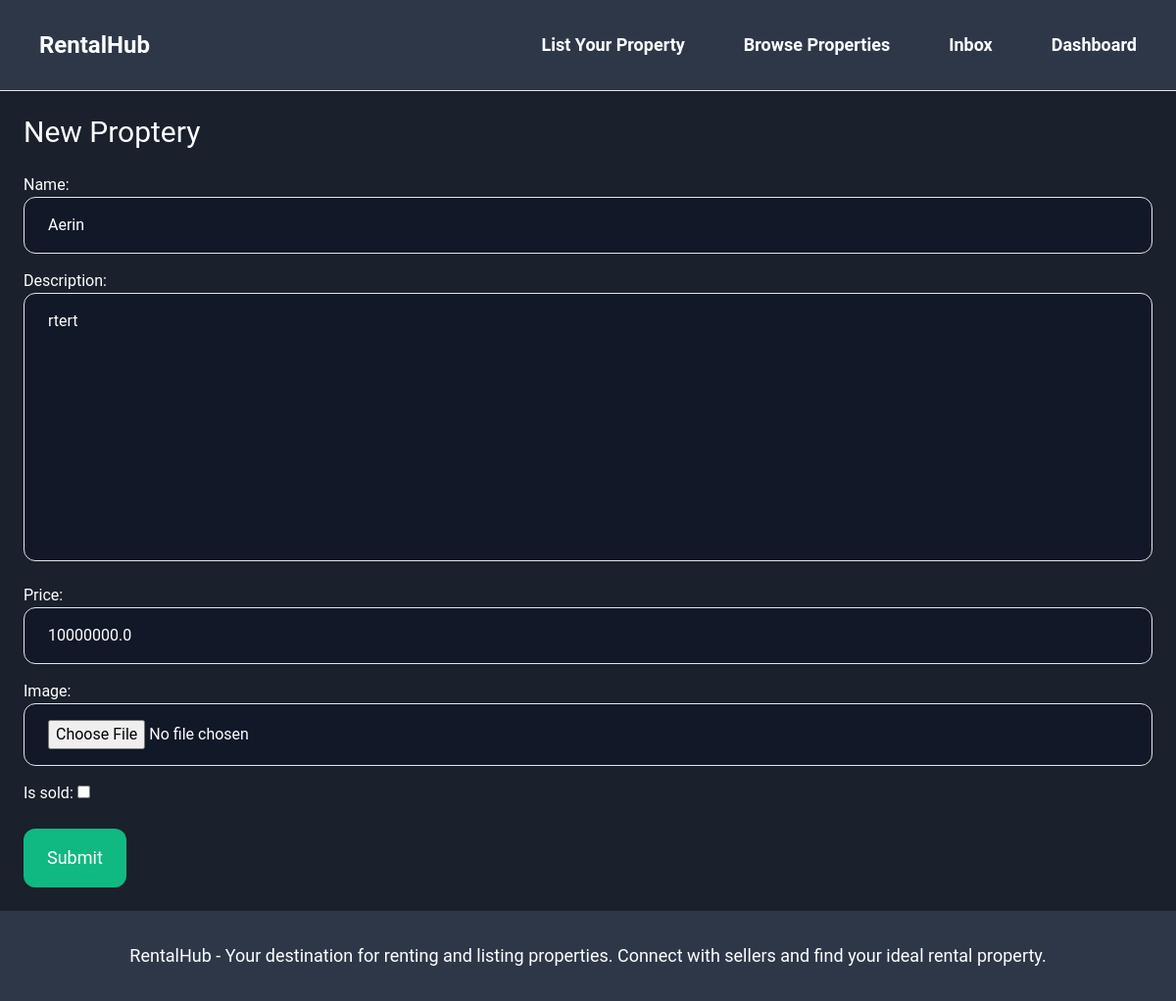
Screenshot of /items/10/edit/ (signed in) with the database file from the repository.
### item/models.py (models this page shows, shortened)
class Item(models.Model) :
    area = models.ForeignKey(Area , related_name = 'items' , on_delete = models.CASCADE)
    name = models.CharField(max_length=255)
    description = models.TextField(blank = True , null = True)
    price = models.FloatField()
    image = models.ImageField(upload_to='item_images',blank=True ,null=True)
    is_sold = models.BooleanField(default = False)
    created_by = models.ForeignKey(User,related_name = 'items',on_delete = models.CASCADE)
    created_at = models.DateTimeField(auto_now_add = True)

### item/views.py (the view)
# urls.py: path('<int:pk>/edit/' , views.edit , name='edit'),
@login_required
def edit(request,pk):
    item = get_object_or_404(Item , pk=pk , created_by = request.user)
    if request.method == 'POST' :
        form = EditItemForm(request.POST , request.FILES , instance=item)
        if form.is_valid():
            form.save()
            return redirect('item:detail',pk=item.id)
    else :
      form = EditItemForm(instance=item)
    return render(request , 'item/form.html',{
        'form' : form,
        'title' : 'Edit item',
    })

### item/forms.py
class EditItemForm(forms.ModelForm):
    class Meta:
        model = Item
        fields = ('name', 'description', 'price', 'image', 'is_sold')
        widgets = {
            'name': forms.TextInput(attrs={
                'class': INPUT_CLASSES
            }),
            'price': forms.TextInput(attrs={
                'class': INPUT_CLASSES
            }),
            'description': forms.Textarea(attrs={
                'class': f'{INPUT_CLASSES} resize-none',  # Disable textarea resize
            }),
            'image': forms.FileInput(attrs={
                'class': INPUT_CLASSES
            })
        }

### item/templates/item/form.html (shortened to what this page needs)
{% extends 'core/base.html' %}
{% block content %}
<h1 class="mb-6 text-3xl text-white">New Proptery</h1>
<form action="." method="post" enctype="multipart/form-data">
  <div class="space-y-4 text-white">{{ form.as_p }}</div>
  <button class="mt-6 py-4 px-6 text-lg bg-green-500 hover:bg-green-700 rounded-xl text-white">
    Submit
  </button>
</form>
{% endblock %}

### core/templates/core/base.html (style rules this page uses)
body { font-family: "Roboto", sans-serif; background-color: #1a202c; color: #cbd5e0; margin: 0; padding: 0; box-sizing: border-box; }

### rows the page displays
Item: name "Aerin", description "rtert", price "10000000.0"
